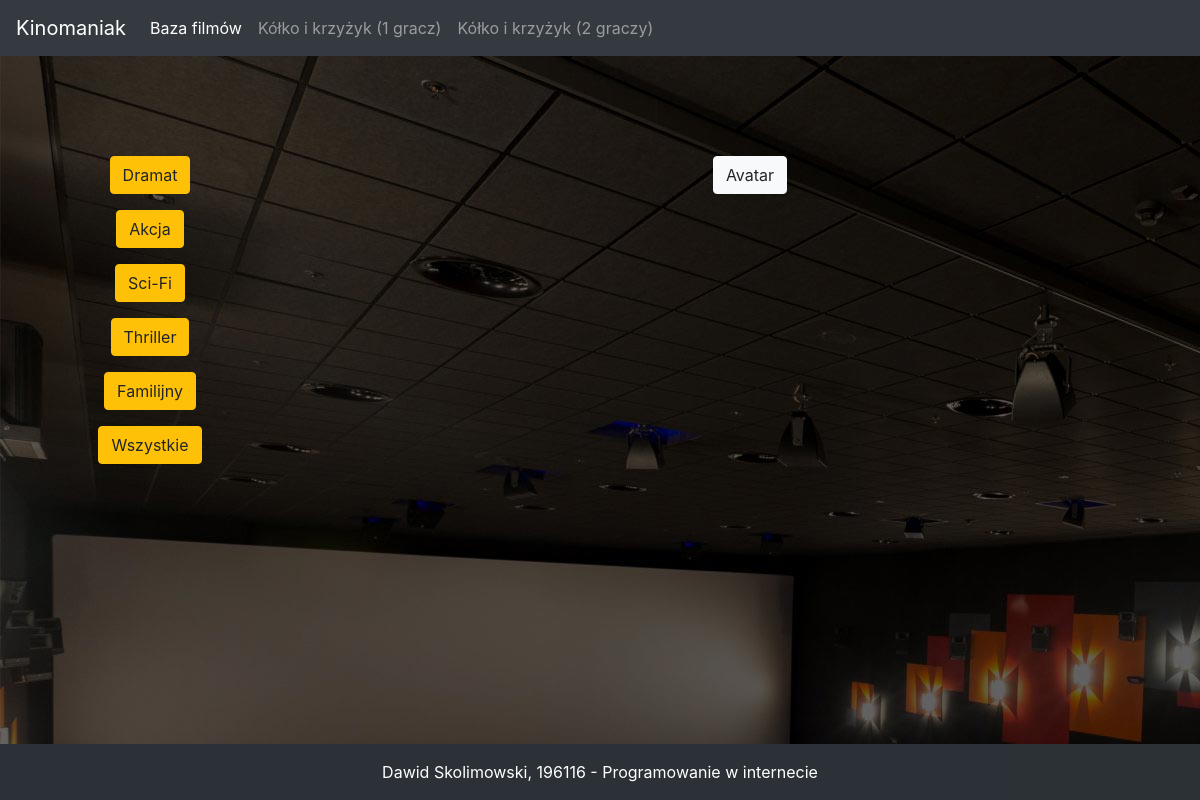
The page /gatunek/3/ on the database its author committed.
### Kinomaniak/models.py (models this page shows, shortened)
class Gatunki(models.Model):
    nazwa = models.CharField(max_length=100)

class Filmy(models.Model):
    nazwa = models.CharField(max_length=100)
    opis = models.TextField(blank=True)
    gatunek = models.ForeignKey(Gatunki, on_delete=models.CASCADE)

### Kinomaniak/views.py (the view)
# urls.py: path('gatunek/<id>/', gatunek),
def gatunek(request, id):
    gatunek_wybrany = Gatunki.objects.get(pk=id)
    gatunek_film = Filmy.objects.filter(gatunek = gatunek_wybrany)
    gatunki = Gatunki.objects.all()
    dane = {'gatunek_wybrany': gatunek_wybrany,
            'gatunek_film': gatunek_film,
            'gatunki': gatunki}
    return render(request, 'gatunek_film.html', dane)

### Kinomaniak/templates/gatunek_film.html
{% extends 'baza.html' %}
{% block wynik %}
    {% if gatunek_film %}
        {% for film in gatunek_film %}
            <p><a href="/film/{{ film.id }}" class="btn btn-light">{{ film.nazwa }}</a></p>
        {% endfor %}
    {% else %}
        <p>Brak filmów w tej kategorii</p>
    {% endif %}
{% endblock %}

### Kinomaniak/templates/baza.html (shortened to what this page needs)
{% load static %}
<html lang="pl">
<head>
    <link rel="stylesheet" href="https://stackpath.bootstrapcdn.com/bootstrap/4.1.3/css/bootstrap.min.css">
</head>
<body>
    <div class="tlo bg-image">
        <nav class="navbar navbar-expand-lg navbar-dark bg-dark">
          <a class="navbar-brand" href="/index.html">Kinomaniak</a>
          <div class="collapse navbar-collapse" id="navbarNav">
            <ul class="navbar-nav">
              <li class="nav-item active">
                <a class="nav-link" href="/baza.html">Baza filmów  <span class="sr-only">(current)</span></a>
              </li>
              <li class="nav-item">
                <a class="nav-link" href="/tictactoesp.html">Kółko i krzyżyk (1 gracz)</a>
              </li>
              <li class="nav-item">
                <a class="nav-link" href="/tictactoemp.html">Kółko i krzyżyk (2 graczy)</a>
              </li>
            </ul>
          </div>
        </nav>
        <div class="lista text-center text-white" style="width: 25%; float: left">
            {% for i in gatunki %}
                <p><a href="/gatunek/{{ i.id }}/" class="btn btn-warning">{{ i.nazwa }}</a></p>
            {% endfor %}
            <p><a href="/gatunek/all/" class="btn btn-warning">Wszystkie</a></p>
        </div>
        <div class="lista text-center text-white" style="width: 75%; float: left">
            {% block wynik %} <h1>Wybierz gatunek z listy po lewej</h1> {% endblock wynik %}
        </div>
        <footer class="bg-dark text-center text-white fixed-bottom">
          <div class="text-center p-3" style="background-color: rgba(0, 0, 0, 0.15);">
            Dawid Skolimowski, 196116 - Programowanie w internecie
          </div>
        </footer>
    </div>
</body>
</html>

### rows shown on the page
Gatunki: nazwa "Dramat"
Gatunki: nazwa "Akcja"
Gatunki: nazwa "Sci-Fi"
Gatunki: nazwa "Thriller"
Gatunki: nazwa "Familijny"
Filmy: nazwa "Avatar"
